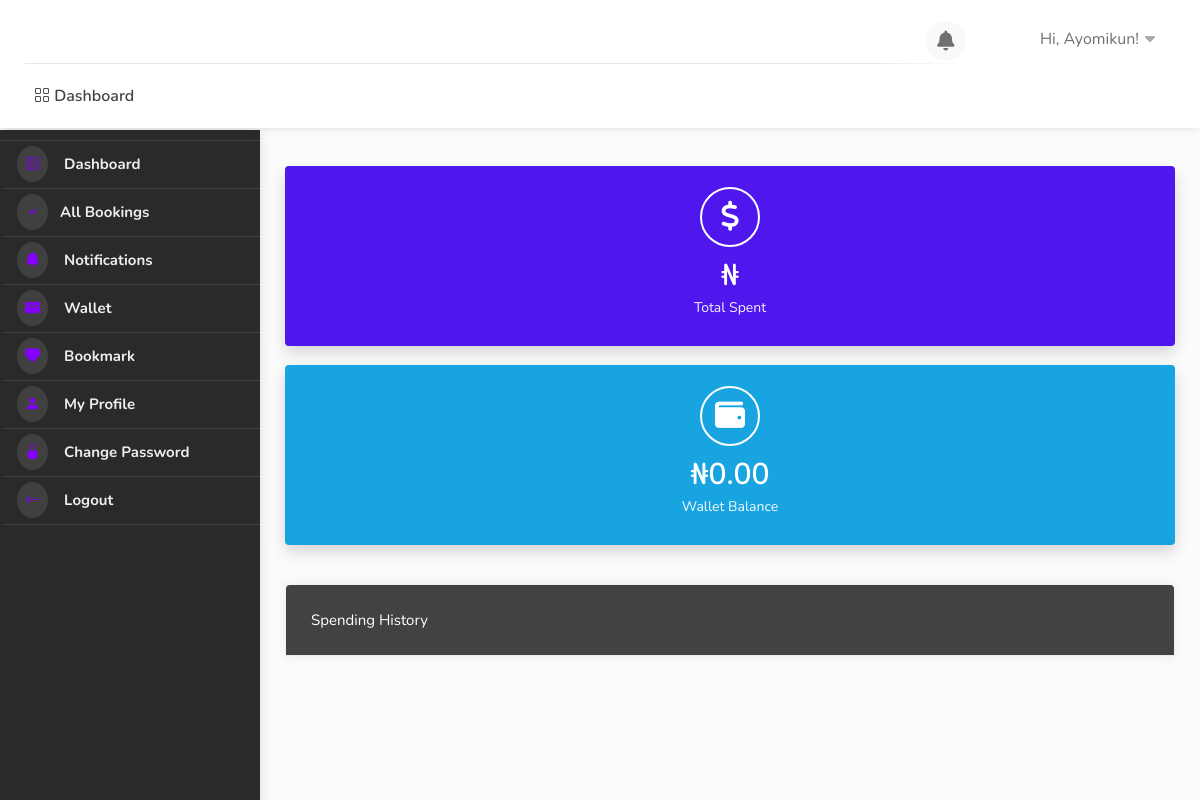
Before: /dashboard/wallet/ (signed in) with the older database file.
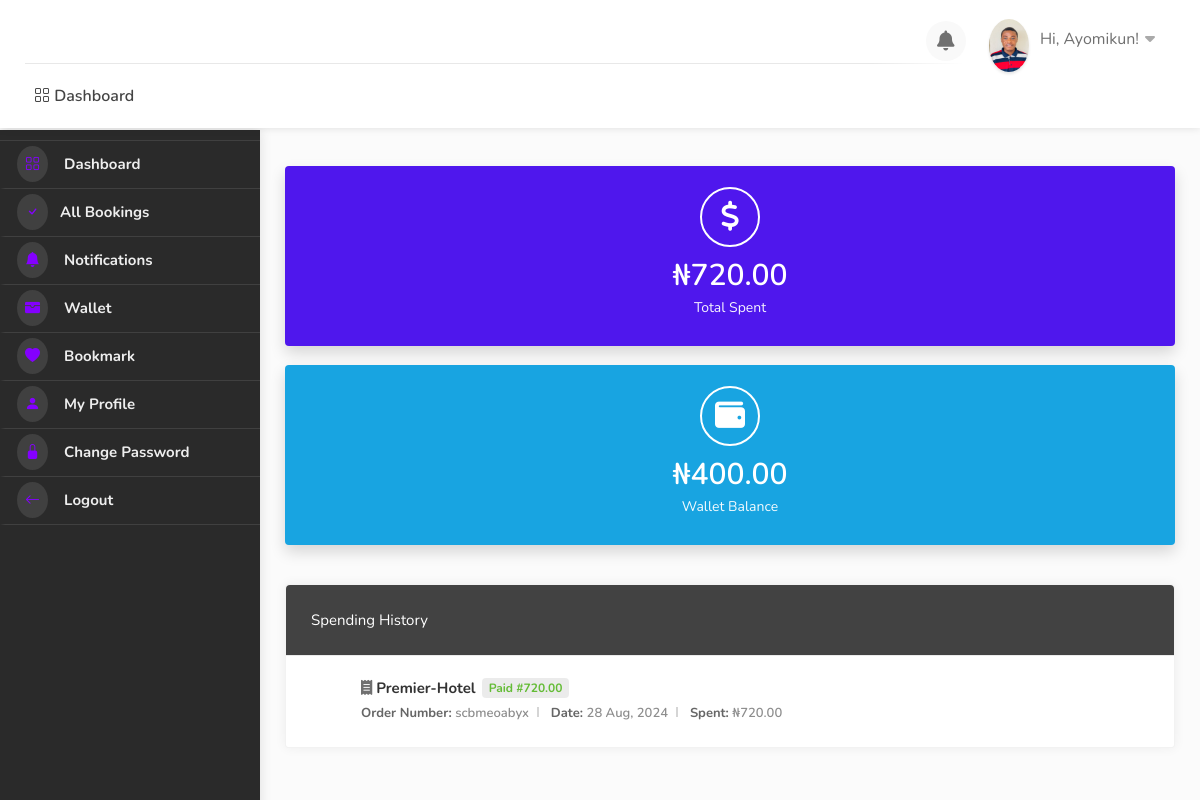
After: the same page with the newer database file.
### userauths/models.py (models this page shows, shortened)
class Profile(models.Model):
    pid = ShortUUIDField(length=7, max_length=25, alphabet="abcdefghijklmnopqrstuvwxyz123456789")
    image = models.FileField(upload_to=user_directory_path, default="default.jpg", null=True, blank=True)
    user = models.OneToOneField(User, on_delete=models.CASCADE)
    full_name = models.CharField(max_length=500, null=True, blank=True)
    phone = models.CharField(max_length=100, null=True, blank=True)
    gender = models.CharField(max_length=20, choices=GENDER, default="Other")
    country = models.CharField(max_length=100, null=True, blank=True)
    city = models.CharField(max_length=100, null=True, blank=True)
    state = models.CharField(max_length=100, null=True, blank=True)
    address = models.CharField(max_length=100, null=True, blank=True)
    identity_type = models.CharField(max_length=200, choices=IDENTITY_TYPE, default="Other")
    identity_image = models.FileField(upload_to=user_directory_path, default="id.jpg", null=True, blank=True)
    facebook = models.CharField(max_length=255, blank=True, null=True)
    twitter = models.CharField(max_length=255, blank=True, null=True)
    wallet = models.DecimalField(max_digits=12, decimal_places=2, default=0.00)
    verified = models.BooleanField(default=False)
    date = models.DateTimeField(auto_now_add=True)
    class Meta:
        ordering = ['date']

class User(AbstractUser):
    full_name = models.CharField(max_length=500, null=True, blank=True)
    username = models.CharField(max_length=500, unique=True, null=True, blank=True)
    email = models.EmailField(unique=True)
    phone = models.CharField(max_length=100, null=True, blank=True)
    gender = models.CharField(max_length=20, choices=GENDER, default="Other")
    otp = models.CharField(max_length=100, null=True, blank=True)
    USERNAME_FIELD = "email"
    REQUIRED_FIELDS = ["username"]

### hotel/models.py (models this page shows, shortened)
class Booking(models.Model):
    user = models.ForeignKey(User, on_delete=models.SET_NULL, null=True, blank=True)
    payment_status = models.CharField(max_length=100, choices=PAYMENT_STATUS, default="initiated")
    full_name = models.CharField(max_length=1000)
    email = models.EmailField(max_length=1000)
    phone = models.CharField(max_length=1000)
    hotel = models.ForeignKey(Hotel, on_delete=models.SET_NULL, null=True)
    room_type = models.ForeignKey(RoomType, on_delete=models.SET_NULL, null=True)
    room = models.ManyToManyField(Room)
    before_discount = models.DecimalField(max_digits=12, decimal_places=2, default=0.00)
    total = models.DecimalField(max_digits=12, decimal_places=2, default=0.00)
    saved = models.DecimalField(max_digits=12, decimal_places=2, default=0.00)
    check_in_date = models.DateField()
    check_out_date = models.DateField()
    total_days = models.PositiveIntegerField(default=0)
    num_adults = models.PositiveIntegerField(default=1)
    num_children = models.PositiveIntegerField(default=0)
    checked_in = models.BooleanField(default=False)
    checked_out = models.BooleanField(default=False)
    is_active = models.BooleanField(default=False)
    checked_in_tracker = models.BooleanField(default=False, help_text="DO NOT CHECK THIS BOX")
    checked_out_tracker = models.BooleanField(default=False, help_text="DO NOT CHECK THIS BOX")
    bid = ShortUUIDField(unique = True, length = 10, max_length = 20, alphabet="abcdefghijklmnopqrstuvxyz")
    date = models.DateTimeField(auto_now_add=True, null=True, blank=True)
    coupons = models.ManyToManyField("hotel.Coupon", blank=True)
    stripe_payment_intent = models.CharField(max_length=1000,null=True, blank=True)
    success_id = ShortUUIDField(length=10, max_length=20, alphabet="abcdefghijklmnopqrstuvxyz", null =True, blank = True)
    booking_id = ShortUUIDField(unique=True, length=10, max_length=20, alphabet="abcdefghijklmnopqrstuvxyz")

class Hotel(models.Model):
    user = models.ForeignKey(User, on_delete=models.SET_NULL, null=True, related_name='create_hotel')
    name = models.CharField(max_length=100)
    description = CKEditor5Field(config_name='extends', null=True, blank=True)
    image = models.FileField(upload_to="hotel_gallery")
    address = models.CharField(max_length=200)
    latitude = models.FloatField(null=True, blank=True)  # Auto-populated after geocoding
    longitude = models.FloatField(null=True, blank=True)
    mobile = models.CharField(max_length=20)
    email = models.CharField(max_length=20)
    status = models.CharField(choices=HOTEL_STATUS, max_length=10, default="Live", null=True, blank=True)
    tags = TaggableManager(blank=True)
    views = models.IntegerField(default=0)
    featured = models.BooleanField(default=False)
    hid = ShortUUIDField(unique=True, length=10, max_length=20, alphabet="abcdefghijklmnopqrstuvxyz")
    slug = models.SlugField(unique=True, blank=True)  # Allow blank slugs
    date = models.DateTimeField(auto_now_add=True)
    def hotel_gallery(self):
        return HotelGallery.objects.filter(hotel=self)

### user_dashboard/views.py (the view)
# urls.py: path("wallet/", views.wallet, name="wallet"),
@login_required
def wallet(request):
    bookings = Booking.objects.filter(user=request.user, payment_status="paid")
    total_spent = Booking.objects.filter(user=request.user, payment_status="paid").aggregate(amount=models.Sum('total'))
    wallet_balance = request.user.profile.wallet
    context = {
        "bookings":bookings,
        "total_spent":total_spent,
        "wallet_balance": wallet_balance,
    }
    return render(request, "user_dashboard/wallet.html", context)

### templates/user_dashboard/wallet.html (shortened to what this page needs)
{% extends 'partials/dashboard_base.html' %}
{% load static %}
{% block content %}
    <div id="dashboard">
        {% include 'partials/dashboard_sidebar.html' %}
        <div class="utf_dashboard_content">
            <div class="row">
                <div class="col-lg-6 col-md-12 col-sm-12">
                    <div class="utf_dashboard_stat color-5">
                        <div class="utf_dashboard_stat_content">
                            <h4>₦{{total_spent.amount|floatformat:2}}</h4>
                            <span>Total Spent</span>
                        </div>
                        <div class="utf_dashboard_stat_icon"><i class="fas fa-dollar"></i></div>
                    </div>
                </div>
                <div class="col-lg-6 col-md-12 col-sm-12">
                    <div class="utf_dashboard_stat color-2">
                        <div class="utf_dashboard_stat_content">
                            <h4>₦{{wallet_balance}}</h4>
                            <span>Wallet Balance</span>
                        </div>
                        <div class="utf_dashboard_stat_icon"><i class="fas fa-wallet"></i></div>
                    </div>
                </div>
            </div>
            <div class="row">
                <div class="col-lg-12 col-md-12">
                    <div class="utf_dashboard_list_box invoices with-icons margin-top-20">
                        <h4>Spending History</h4>
                        <ul>
                            {% for b in bookings %}
                                <li><i class="fas fa-receipt"></i> <strong>{{b.hotel.name}} <span class="paid">{{b.payment_status|title}} #{{ b.total|floatformat:2 }}</span></strong>
                                    <ul>
                                        <li><span>Order Number: </span> {{b.booking_id}}</li>
                                        <li><span>Date: </span> {{b.date|date:"d M, Y"}}</li>
                                        <li><span>Spent: </span> ₦{{ b.total|floatformat:2 }}</li>
                                    </ul>
                                </li>
                            {% endfor %}
                        </ul>
                    </div>
                </div>
            </div>
        </div>
    </div>
{% endblock content %}

### templates/partials/dashboard_base.html (shortened to what this page needs)
{% load static %}
<!DOCTYPE html>
<html lang="zxx">
<head>
    <link rel="stylesheet" href="{% static 'css/stylesheet.css' %}">
    <link rel="stylesheet" href="{% static 'css/mmenu.css' %}">
    <link rel="stylesheet" href="{% static 'css/perfect-scrollbar.css' %}">
    <link rel="stylesheet" href="{% static 'css/style.css' %}" id="colors">
    <link rel="stylesheet" href="https://cdn.jsdelivr.net/npm/bootstrap-icons@1.10.5/font/bootstrap-icons.css">
    <link rel="stylesheet" href="https://cdnjs.cloudflare.com/ajax/libs/font-awesome/4.7.0/css/font-awesome.css" />
    <link rel="stylesheet" href="https://cdnjs.cloudflare.com/ajax/libs/font-awesome/6.0.0/css/all.min.css" />
    <link rel="stylesheet" href="https://cdn.jsdelivr.net/npm/@mdi/font@7.2.96/css/materialdesignicons.min.css">
    <link href='https://unpkg.com/boxicons@2.1.4/css/boxicons.min.css' rel='stylesheet'>
    <link rel="stylesheet" href="https://cdn.jsdelivr.net/npm/remixicon-ligatures@2.5.0/fonts/remixicon.min.css">
    <link href="https://cdn.jsdelivr.net/npm/remixicon@2.2.0/fonts/remixicon.css" rel="stylesheet">
</head>
<body>
    <div id="main_wrapper">
        <header id="header_part" class="fixed fullwidth_block dashboard">
            <div id="header" class="not-sticky">
                <div class="container">
                    <div class="utf_left_side">
                        <div id="logo"> <a href=""><img src="" alt=""></a> <a href="" class="dashboard-logo"><img src="{% static 'images/logo2.png' %}" alt=""></a> </div>
                        <nav id="navigation" class="style_one">
                            <ul id="responsive">
                                <li><a href=""> <i class="bi bi-grid"></i> Dashboard</a></li>
                            </ul>
                        </nav>
                        <div class="clearfix"></div>
                    </div>
                    <div class="utf_right_side">
                        <div class="header_widget">
                            <div class="dashboard_header_button_item {% if noti %} has-noti {% endif %} js-item-menu">
                                <i class="fas fa-bell"></i>
                            </div>
                            <div class="utf_user_menu">
                                <div class="utf_user_name"><span><img src="{{request.user.profile.image.url}}" alt=""></span>Hi, {{request.user.username|title}}!</div>
                            </div>
                        </div>
                    </div>
                </div>
            </div>
        </header>
        {% block content %}
        {% endblock content %}
    </div>
</body>
</html>

Changed rows visible on the page:
changed User "Ayomikun": user.profile.image: picture added
changed Profile: wallet "0.00" → "400.00"
added Booking: hotel.name "Premier-Hotel", payment_status "Paid", total "720.00", booking_id "scbmeoabyx", date "28 Aug, 2024"
Other visible differences:
{{ total_spent.amount|floatformat:2 }}: (not shown) → "720.00"
